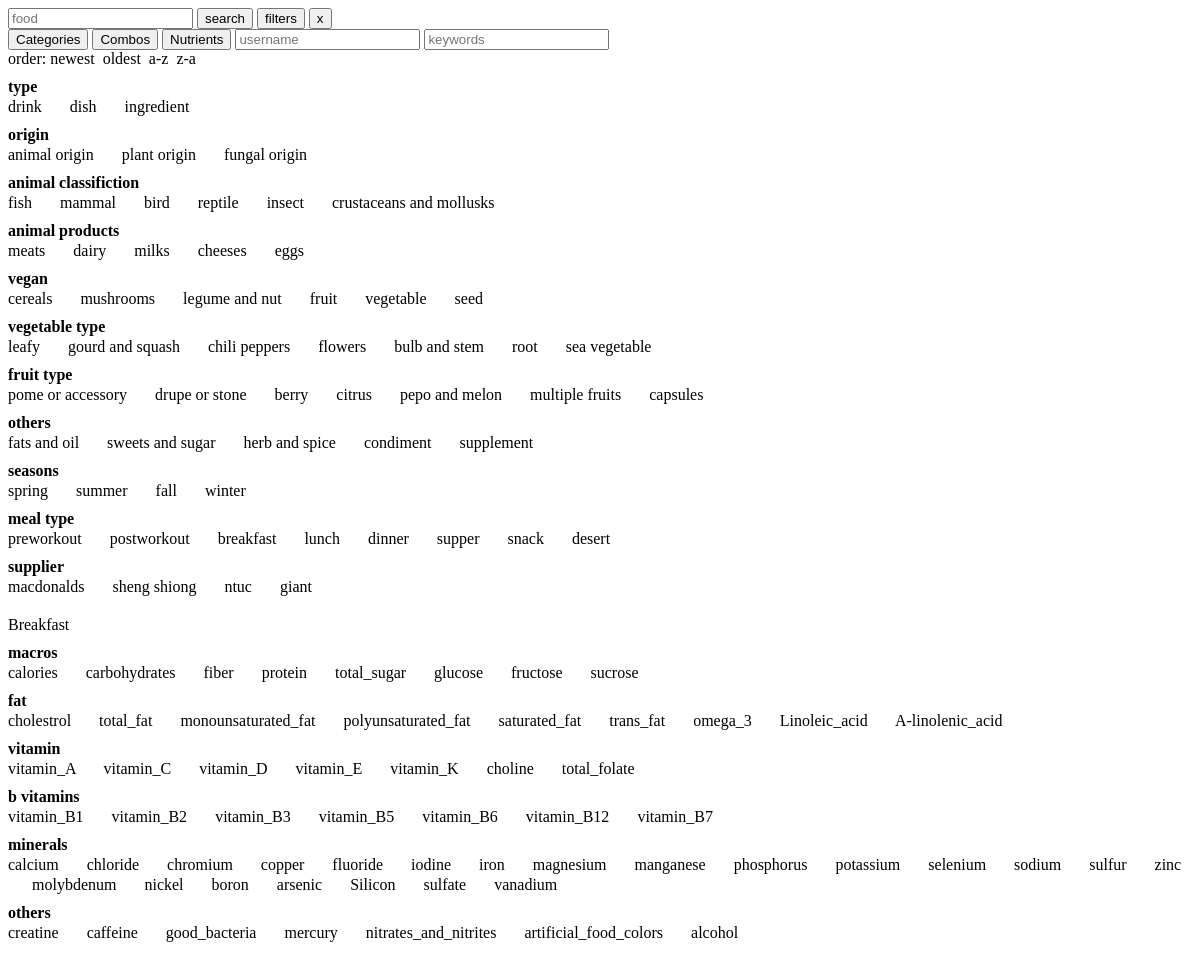
The page /foodSearch on the database as committed earlier.
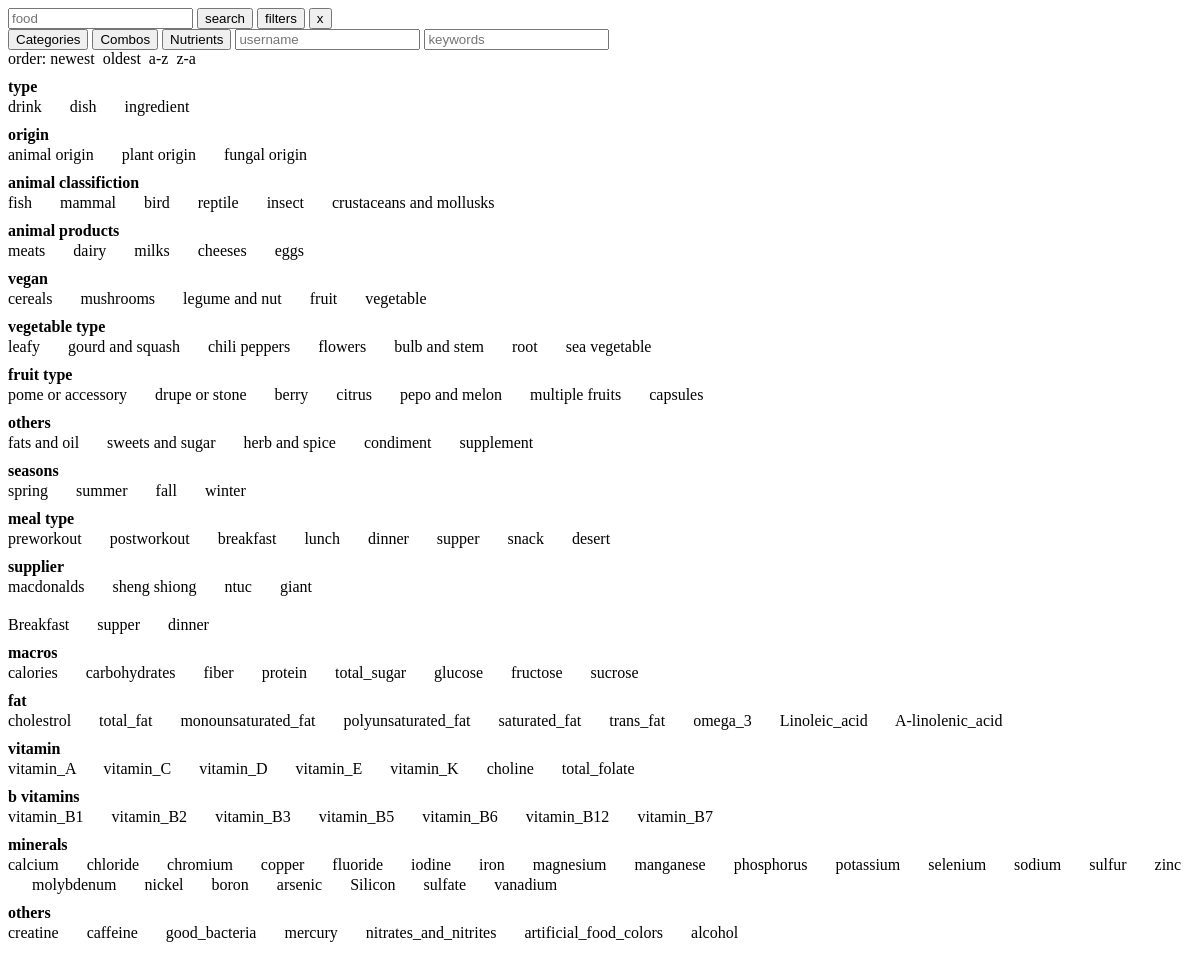
The same page on the database as committed later.
### tables this page shows
CREATE TABLE category_header (
    id INTEGER PRIMARY KEY AUTOINCREMENT NOT NULL,
    name TEXT NOT NULL
);

CREATE TABLE category (
    id INTEGER PRIMARY KEY AUTOINCREMENT NOT NULL,
    timestamp TEXT NOT NULL,
    name TEXT NOT NULL,
    category_header_id INTEGER NOT NULL,
    active INTEGER NOT NULL DEFAULT 1,
    user_id INTEGER NOT NULL,
    FOREIGN KEY (category_header_id) REFERENCES category_header(id)
);

CREATE TABLE combo (
    id INTEGER PRIMARY KEY NOT NULL,
    timestamp TEXT NOT NULL,
    user_id INTEGER NOT NULL,
    name TEXT NOT NULL,
    description TEXT,
    active INTEGER NOT NULL DEFAULT 1,
    FOREIGN KEY (user_id) REFERENCES user(id)
);

CREATE TABLE nutrient_header (
    id INTEGER PRIMARY KEY AUTOINCREMENT NOT NULL,
    name TEXT NOT NULL
);

CREATE TABLE nutrient (
    id INTEGER PRIMARY KEY AUTOINCREMENT NOT NULL,
    timestamp TEXT NOT NULL,
    name TEXT NOT NULL,
    description TEXT,
    nutrient_header_id INTEGER NOT NULL,
    active INTEGER NOT NULL DEFAULT 1,
    user_id INTEGER NOT NULL,
    FOREIGN KEY (nutrient_header_id) REFERENCES nutrient_header(id)
);

### app.py (the view)
@app.route("/foodSearch")
def foodSearch():
    db = get_db()
    c = db.cursor()
    searchFilterInfo = loadSearchFilterInfo(c)
    db.close()
    return render_template(
        "foodSearch.html",
        categories_headers_nest=searchFilterInfo["categories_headers_nest"],
        combos=searchFilterInfo["combos"],
        nutrients_headers_nest=searchFilterInfo["nutrients_headers_nest"],
        foodForm_id=request.args.get("foodForm_id"),
        id=request.args.get("id")
    )

### app.py (called while the page is built)
@app.teardown_appcontext
def close_connectioncall(exception):
    close_connection(exception)

### scripts/helpers.py (called while the page is built)
def get_db():
    db = getattr(g, "_database", None)
    if db is None:
        db = g._database = sqlite3.connect(DATABASE)
    return db

def close_connection(exception):
    db = getattr(g, "_database", None)
    if db is not None:
        db.close()

def listOfTuplesToListOfDict(listOfTuples, listOfKeys):
    list = []
    for tuple in listOfTuples:
        list.append(tupleToDict(tuple, listOfKeys))
    return list

def tupleToDict(tuple, listOfKeys):
    dict = {}
    for key, item in zip(listOfKeys, tuple):
        dict[key] = item
    return dict

### templates/foodSearch.html (shortened to what this page needs)
<div id="tabGroup_{{id}}_{{foodForm_id}}_search">
    <input class='foodSearchInput' onchange="this.setAttribute('value', this.value)" type="text" placeholder="food" list="foodList" name="food"/>
    <button onclick='searchForFood(this)' type="button">search</button>
    <button data-tab="tabGroup_{{id}}_{{foodForm_id}}_filters">filters</button>
    <button onclick="removeParentElement(this)">x</button>
    <div id="tabGroup_{{id}}_{{foodForm_id}}_filters" data-filter>
        <button data-tab="categories">Categories</button>
        <button data-tab="combos">Combos</button>
        <button data-tab="nutrients">Nutrients</button>
        <input type="text" name="username" placeholder="username" list="users">
        <input type="text" name="keywords" placeholder="keywords" title="words in the description" list="users">
        <br>
        order:
        <span>
            <span>
                <span class="div_checkbox_checked" style="user-select:none" onclick="check_radio_neighbor(this)">newest</span>
            </span>
            <span>
                <span class="div_checkbox" style="user-select:none" onclick="check_radio_neighbor(this)">oldest</span>
            </span>
            <span>
                <span class="div_checkbox" style="user-select:none" onclick="check_radio_neighbor(this)">a-z</span>
            </span>
            <span>
                <span class="div_checkbox" style="user-select:none" onclick="check_radio_neighbor(this)">z-a</span>
            </span>
        </span>
        <div id="categories">
            {% for header in categories_headers_nest%}
                <h4 style="margin-bottom:0px; margin-top:10px;">{{header.name}}</h4>
                {% for category in header.categories %}
                <span>
                    <span title="id: {{category.id}}&#13;user: {{category.username}}" class="div_checkbox" style="user-select:none" onclick="check_checkbox_neighbor(this)">{{category.name}}</span>
                </span>
                {% endfor %}
            {% endfor %}
        </div>
        <div id="combos">
            <br>
            {% for combo in combos %}
            <span>
                <span title="id: {{combo.id}}&#13;user: {{combo.username}}" class="div_checkbox" style="user-select:none" onclick="check_checkbox_neighbor(this)">{{combo.name}}</span>
            </span>
            {% endfor %}
        </div>
        <div id="nutrients">
            {% for header in nutrients_headers_nest%}
                <h4 style="margin-bottom:0px; margin-top:10px;">{{header.name}}</h4>
                {% for nutrient in header.nutrients %}
                <span>
                    <span title="id: {{nutrient.id}}&#13;user: {{nutrient.username}}" class="div_checkbox" style="user-select:none" onclick="check_checkbox_neighbor(this)">{{nutrient.name}}</span>
                </span>
                {% endfor %}
            {% endfor %}
        </div>
    </div>
    <br>
</div>

Rows that differ between the two databases and show on the page:
removed category: name "seed", shown under category_header "vegan"
added combo: name "supper"
added combo: name "dinner"
